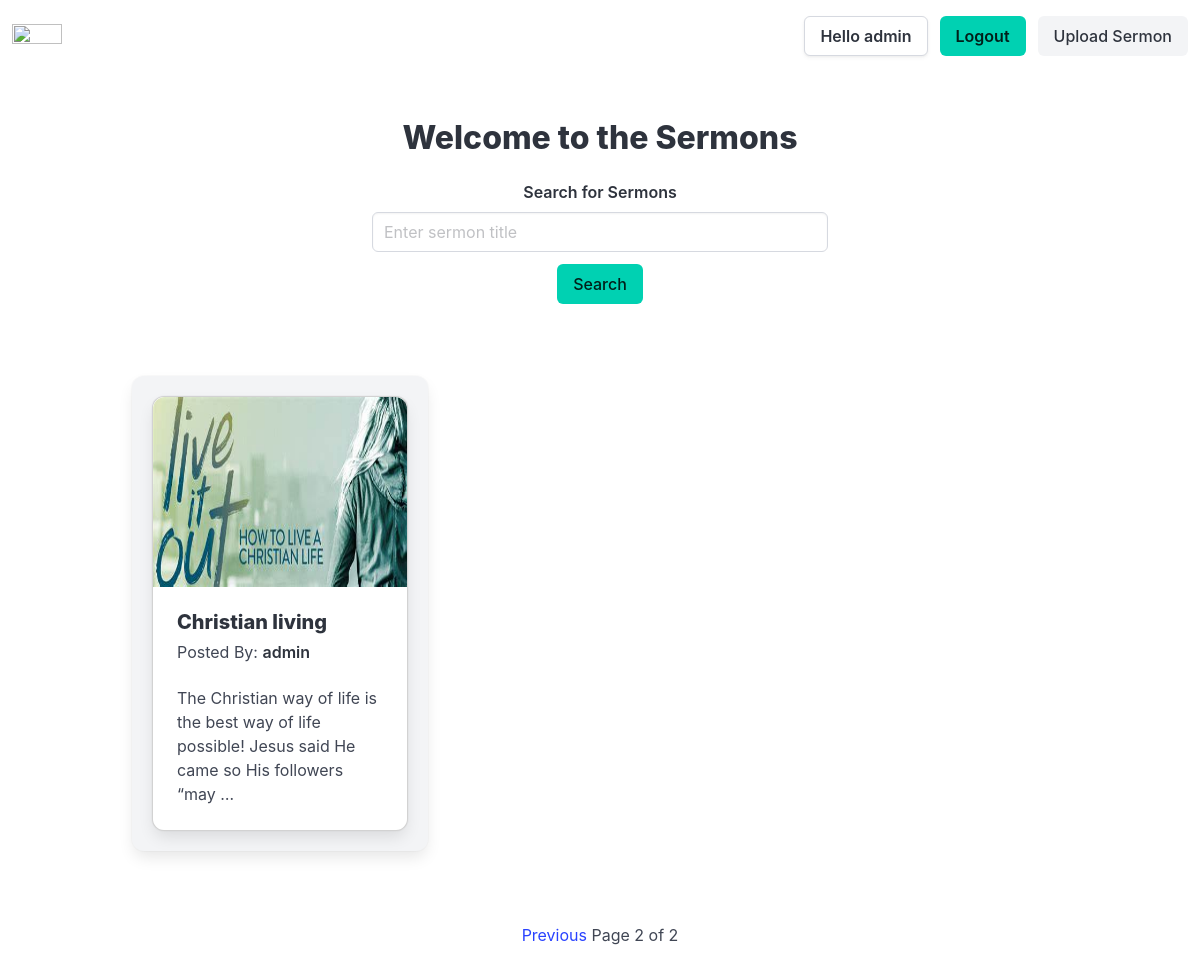
Page /?page=2 (signed in) on the committed database.
### sermon/models.py (models this page shows, shortened)
class Sermon(models.Model):
  title = models.CharField(max_length=500,verbose_name='Title')
  slug = models.SlugField(verbose_name='Slug',unique=True,editable=False)
  description = models.TextField(verbose_name='Description')
  author = models.ForeignKey(User,on_delete=models.CASCADE,verbose_name='Author')
  file = models.FileField(verbose_name='Sermon File',upload_to='sermon_uploads',validators=[FileExtensionValidator(allowed_extensions=ALLOWED_EXTENSIONS)])
  thumbnail = models.ImageField(verbose_name='Sermon Thumbnail',upload_to='sermon_thumbnails')

### sermon/views.py (the view)
# urls.py: path('',views.home,name='home'),
def home(request):
  searchSermon = request.GET.get('searchSermon')
  if searchSermon:
    sermons = Sermon.objects.filter(title__icontains=searchSermon)
  else:
    sermons = Sermon.objects.all()
  paginator = Paginator(sermons,3)
  page_number = request.GET.get('page',1)
  try:
    sermons = paginator.page(page_number)
  except PageNotAnInteger:
    sermons = paginator.page(1)
  except EmptyPage:
    sermons = paginator.page(paginator.num_pages)
  return render(request,'sermon/home.html',{'sermons':sermons,'searchSermon':searchSermon})

### sermon/templates/sermon/home.html (shortened to what this page needs)
{% extends "base.html" %}
{% block content %}
<div class="container mt-6">
  <div class="columns is-centered">
    <div class="column is-half has-text-centered">
      <h1 class="title is-3">Welcome to the Sermons</h1>
    </div>
  </div>
  <div class="columns is-centered">
    <div class="column is-half">
      <form action="" method="GET">
        <div class="field">
          <label class="label has-text-centered" for="search-sermon">Search for Sermons</label>
          <div class="control">
            <input class="input" type="text" name="searchSermon" id="search-sermon" placeholder="Enter sermon title">
          </div>
        </div>
        <div class="field has-text-centered">
          <div class="control">
            <button class="button is-primary" type="submit">Search</button>
          </div>
        </div>
      </form>
    </div>
  </div>
  <div class="columns is-multiline mt-6">
    {% for sermon in sermons %}
    <div class="column is-one-third">
      <a href="{% url 'sermon-detail' sermon.slug %}" class="box has-background-light">
        <div class="card">
          <div class="card-image">
            <figure class="image is-4by3">
              <img src="{{ sermon.thumbnail.url }}" alt="{{ sermon.title }}">
            </figure>
          </div>
          <div class="card-content">
            <div class="media">
              <div class="media-content">
                <p class="title is-5">{{ sermon.title }}</p>
                <p class="subtitle is-6 mt-2">Posted By: <strong>{{ sermon.author }}</strong></p>
              </div>
            </div>
            <div class="content">
              {{ sermon.description|truncatewords:20 }}
            </div>
          </div>
        </div>
      </a>
    </div>
    {% endfor %}
  </div>
  <div class="columns is-centered mt-6">
    <div class="column is-narrow">
      {% include "sermon/paginator.html" with page=sermons %}
    </div>
  </div>
</div>
{% endblock content %}

### templates/base.html (shortened to what this page needs)
<!DOCTYPE html>
<html lang="en">
  <head>
    <link href="https://cdn.jsdelivr.net/npm/bootstrap@5.3.3/dist/css/bootstrap.min.css" rel="stylesheet">
    <link
      rel="stylesheet"
      href="https://cdn.jsdelivr.net/npm/bulma@1.0.2/css/bulma.min.css"
    >
  </head>
  <body>
    <nav class="navbar" role="navigation" aria-label="main navigation">
      <div class="navbar-brand">
        <a class="navbar-item" href="{% url 'home' %}">
          <img width="50" height="50" src="https://th.bing.com/th/id/R.ad1e918a041057367634bbafa870d919?rik=1kA%2b81EcVI%2bu%2bg&riu=http%3a%2f%2fwww.firstfamily.us%2fmt-content%2fuploads%2f2022%2f04%2fsermonshomepageresize.jpg&ehk=jnRMkefOOkl7gyCvZWVhjecvlBvpe285e7gGlcjBNug%3d&risl=&pid=ImgRaw&r=0" alt="">
        </a>
      </div>
      <div id="navbarBasicExample" class="navbar-menu">
        <div class="navbar-end">
          <div class="navbar-item">
            <div class="buttons">
              {% if user.is_authenticated %}
              <a class="button is-secondary"><strong>Hello {{user.username}}</strong></a>
              <a class="button is-primary" href="{% url 'logout' %}"><strong>Logout</strong></a>
              <a class="button is-light" href="{% url 'upload-sermon' %}">Upload Sermon</a>
              {% else %}
              <a class="button is-light" href="{% url 'login' %}">Login</a>
              <a class="button is-primary" href="{% url 'register' %}">Register</a>
              {% endif %}
            </div>
          </div>
        </div>
      </div>
    </nav>
    {% block content %} {% endblock content %}
  </body>
</html>

### rows in the picture
Sermon: thumbnail (picture), title "Christian living", author "admin", description "The Christian way of life is the best way of life possible! Jesus said He came so His followers “may …"

### other values in the picture
{{ user.username }} "admin"
{{ page.number }} "2"
{{ page.paginator.num_pages }} "2"
